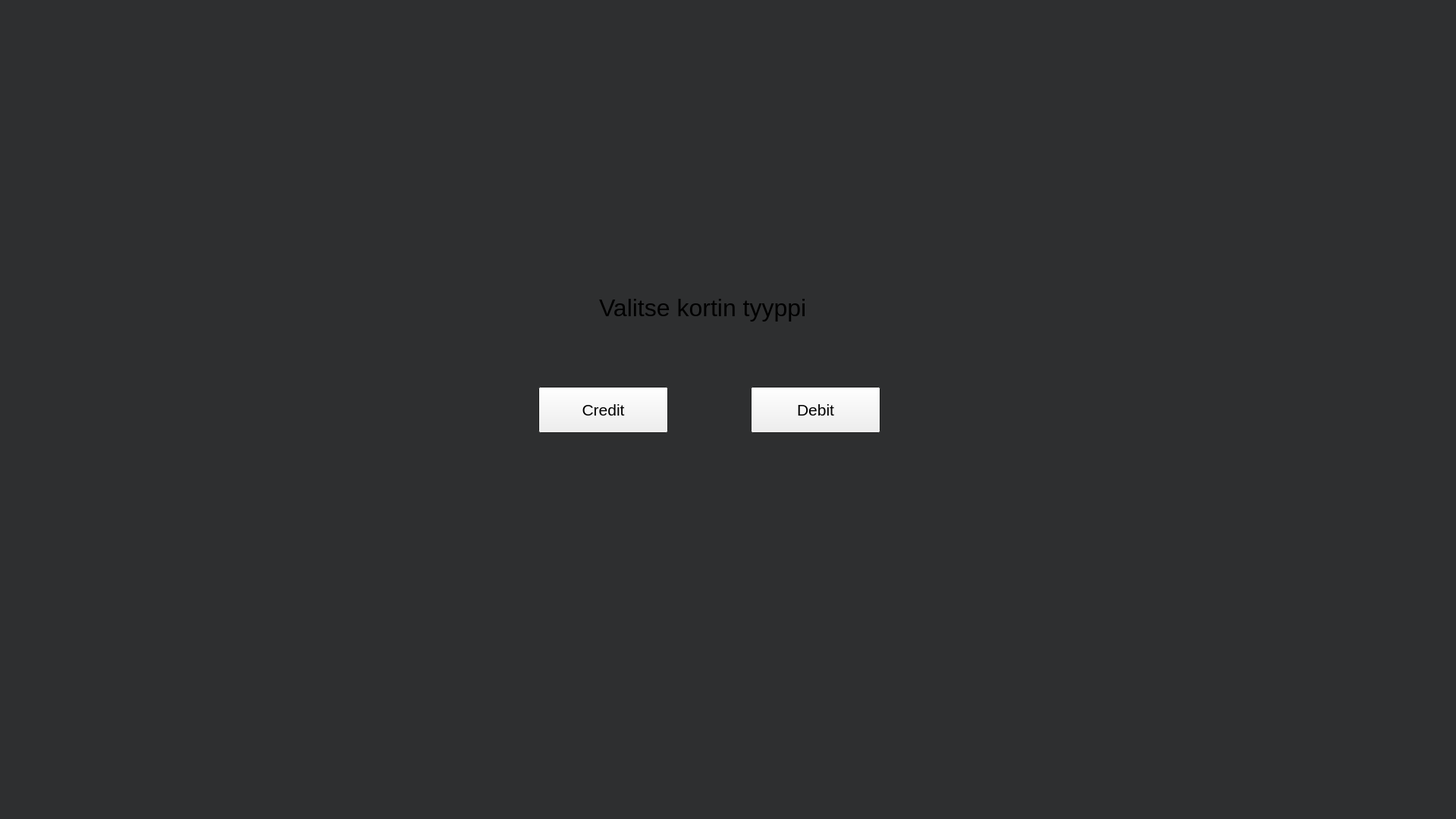
<?xml version="1.0" encoding="UTF-8"?>
<ui version="4.0">
 <class>kortinValintaWindow</class>
 <widget class="QWidget" name="kortinValintaWindow">
  <property name="geometry">
   <rect>
    <x>0</x>
    <y>0</y>
    <width>1920</width>
    <height>1080</height>
   </rect>
  </property>
  <property name="palette">
   <palette>
    <active>
     <colorrole role="Window">
      <brush brushstyle="SolidPattern">
       <color alpha="255">
        <red>255</red>
        <green>255</green>
        <blue>255</blue>
       </color>
      </brush>
     </colorrole>
    </active>
    <inactive>
     <colorrole role="Window">
      <brush brushstyle="SolidPattern">
       <color alpha="255">
        <red>46</red>
        <green>47</green>
        <blue>48</blue>
       </color>
      </brush>
     </colorrole>
    </inactive>
    <disabled>
     <colorrole role="Window">
      <brush brushstyle="SolidPattern">
       <color alpha="255">
        <red>255</red>
        <green>255</green>
        <blue>255</blue>
       </color>
      </brush>
     </colorrole>
    </disabled>
   </palette>
  </property>
  <property name="windowTitle">
   <string>Kortinvalinta</string>
  </property>
  <property name="autoFillBackground">
   <bool>true</bool>
  </property>
  <widget class="QPushButton" name="creditButton">
   <property name="geometry">
    <rect>
     <x>710</x>
     <y>510</y>
     <width>171</width>
     <height>61</height>
    </rect>
   </property>
   <property name="font">
    <font>
     <pointsize>16</pointsize>
    </font>
   </property>
   <property name="text">
    <string>Credit</string>
   </property>
  </widget>
  <widget class="QPushButton" name="debitButton">
   <property name="geometry">
    <rect>
     <x>990</x>
     <y>510</y>
     <width>171</width>
     <height>61</height>
    </rect>
   </property>
   <property name="font">
    <font>
     <pointsize>16</pointsize>
    </font>
   </property>
   <property name="text">
    <string>Debit</string>
   </property>
  </widget>
  <widget class="QLabel" name="label">
   <property name="geometry">
    <rect>
     <x>790</x>
     <y>360</y>
     <width>531</width>
     <height>91</height>
    </rect>
   </property>
   <property name="font">
    <font>
     <pointsize>24</pointsize>
    </font>
   </property>
   <property name="text">
    <string>Valitse kortin tyyppi </string>
   </property>
  </widget>
 </widget>
 <resources/>
 <connections/>
</ui>
